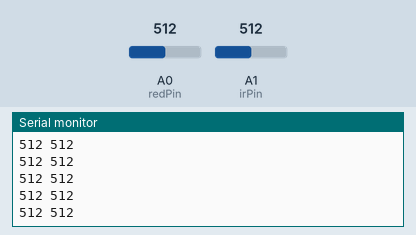
A sketch run on a simulated Arduino Uno, built with avr-gcc and run on an emulated ATmega328P. On the bench: the last lines printed to the serial monitor. The inputs (shaded band) are chosen by the test bench; at power-on: A0 (redPin) = 512, A1 (irPin) = 512.

Above: at 1.2 s.
1.3 s: A0 (redPin) set to 992
At 2.2 s:
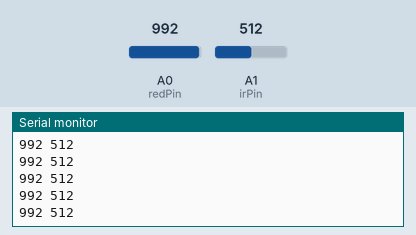
2.8 s: A0 (redPin) set to 1018
At 3.9 s:
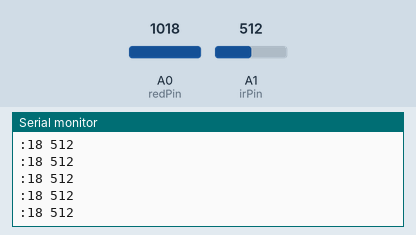

The sketch:

serial_every_2ms_BP_PTT_.ino
```cpp
#define F_CPU 16000000UL
#define USART_BAUDRATE 230400
#define UBRR_VALUE (((F_CPU / (USART_BAUDRATE * 16UL))))

int analog_red=0;
int analog_ir=0;
int redPin=A0;
int irPin=A1;

void USART0Init(void)
{
// Set baud rate
UBRR0H = 0x00;//(uint8_t)(UBRR_VALUE>>8);
UBRR0L = 0x08;//(uint8_t)UBRR_VALUE;
// Set frame format to 8 data bits, no parity, 1 stop bit
UCSR0A |= (1<<U2X0);
UCSR0C |= (1<<UCSZ01)|(1<<UCSZ00);
//enable transmission and reception
UCSR0B |= (1<<RXEN0)|(1<<TXEN0);
}

void USART0SendByte(uint8_t u8Data)
{
//wait while previous byte is completed
while(!(UCSR0A&(1<<UDRE0))){};
// Transmit data
UDR0 = u8Data;
}

void setup() {
   // Initializes Timer2 to throw an interrupt every 2mS.
  TCCR2A = 0x02;     // DISABLE PWM ON DIGITAL PINS 3 AND 11, AND GO INTO CTC MODE
  TCCR2B = 0x06;     // DON'T FORCE COMPARE, 256 PRESCALER
  OCR2A = 0X7C;      // SET THE TOP OF THE COUNT TO 124 FOR 500Hz SAMPLE RATE
  TIMSK2 = 0x02;     // ENABLE INTERRUPT ON MATCH BETWEEN TIMER2 AND OCR2A
  USART0Init();
  sei();             // MAKE SURE GLOBAL INTERRUPTS ARE ENABLED
}

ISR(TIMER2_COMPA_vect){        // triggered when Timer2 counts to 2ms
  cli();                                     // disable interrupts while we do this
  analog_red = analogRead(redPin);
  analog_ir = analogRead(irPin);
  //Serial.print("Working--ISR");
  //Serial.println(analogRead(redPin));//analog_red);
  //Serial.println("-");
  //Serial.println(500);
  //Serial.print("\n");
  //delayMicroseconds(1);

  USART0SendByte((analog_red/100)+48);
  USART0SendByte(((analog_red%100)/10)+48);
  USART0SendByte(((analog_red%100)%10)+48);
  USART0SendByte(' ');

  USART0SendByte((analog_ir/100)+48);
  USART0SendByte(((analog_ir%100)/10)+48);
  USART0SendByte(((analog_ir%100)%10)+48);
  USART0SendByte('\n');
  sei();
}

void loop() {
  // put your main code here, to run repeatedly:
  //Serial.print("Working");
}
```

Measured:
- the behaviour switches between 999 and 1000 on A0 (redPin) (found by bisection; images 1 and 2)
- after the input at 1.3 s, the serial monitor: prints a new line at once (image 1)
- after the input at 2.8 s, the serial monitor: prints a new line at once (image 2)
